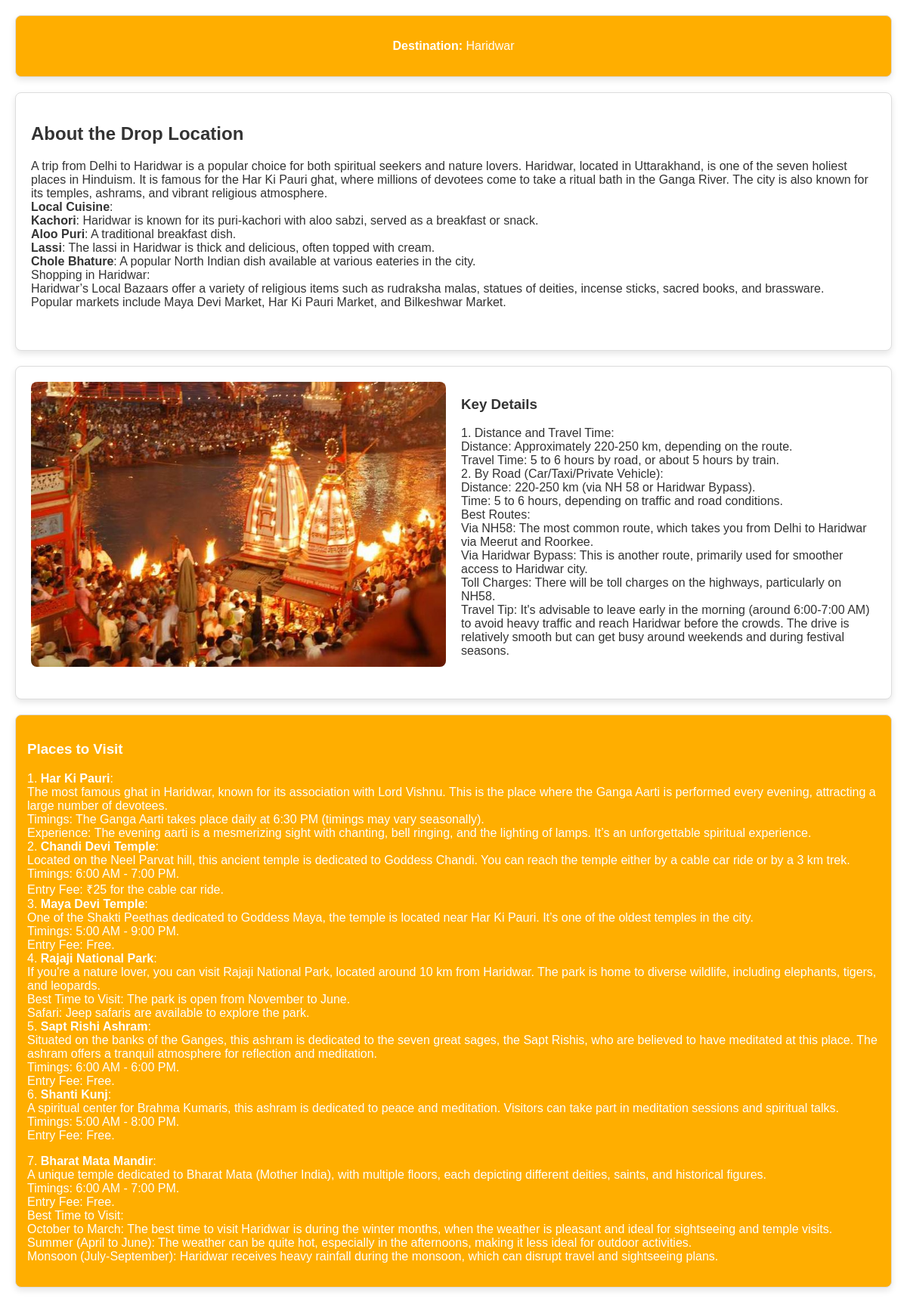
The page /home/popularCity/9 on the database its author committed.
### myapp/models.py (models this page shows, shortened)
class Droplocation(models.Model):
    c=models.ForeignKey(PickupLocation,on_delete=models.CASCADE)
    drop=models.CharField(max_length=100)
    drop_loc_info = RichTextField()
    img = models.ImageField(default=True,null=True)
    place_visit = RichTextField(blank=True,null=True)
    Key_Travel_Details = RichTextField(blank=True,null=True)

### myapp/views.py (the view)
# urls.py: path('home/popularCity/<int:drop_id>', views.popularCity, name="popularCity"),
def popularCity(request,drop_id):
    obj = Droplocation.objects.get(id=drop_id)
    return render(request,"PopularCitites.html",{'obj':obj})

### templates/PopularCitites.html (shortened to what this page needs)
<!DOCTYPE html>
<html lang="en">
<head>
</head>
<body onload="initAutocomplete()">
    <div class="popular-city">
        <section class="location-section">
            <div class="pickup-drop">
                <p><strong>Destination:</strong> {{obj.drop}}</p>
            </div>
        </section>
        <section class="details-section">
            <div class="drop-info">
                <h2>About the Drop Location</h2>
                <p>
                    {{obj.drop_loc_info | safe}}
                </p>
            </div>
        </section>
        <section class="image-details-section">
            <div class="responsive-image">
                <img src="{{obj.img.url}}" alt="Drop Location">
            </div>
            <div class="key-details">
                <h3>Key Details</h3>
                <p>{{obj.Key_Travel_Details | safe}}</p>
            </div>
        </section>
         {% if obj.place_visit %}
        <section class="places-section">
            <h3>Places to Visit</h3>
            <p>
                {{obj.place_visit | safe}}
            </p>
        </section>
        {% endif %}
    </div>
</body>
</html>

### templates/PopularCitites.html (style rules this page uses)
body { font-family: Arial, sans-serif; margin: 0; padding: 0; color: #333; background-color: white; }
.popular-city { max-width: 1200px; margin: 0 auto; padding: 20px; }
section { margin-bottom: 20px; padding: 20px; border: 1px solid #ddd; border-radius: 8px; background-color: white; box-shadow: 0 4px 8px rgba(0, 0, 0, 0.1); }
.location-section { text-align: center; background-color: rgb(255, 174, 0); color: white; padding: 15px; border-radius: 8px; }
.details-section { display: flex; flex-wrap: wrap; gap: 20px; }
.drop-info { flex: 1; min-width: 300px; max-height: 300px; overflow-y: auto; padding-right: 10px; }
.image-details-section { display: flex; flex-wrap: wrap; gap: 20px; }
.responsive-image { flex: 1; min-width: 300px; }
.responsive-image img { width: 100%; border-radius: 8px; }
.key-details { flex: 1; min-width: 300px; }
.places-section { background-color: rgb(255, 174, 0); color: white; padding: 15px; border-radius: 8px; }

### rows shown on the page
Droplocation: drop "Haridwar", drop_loc_info "A trip from Delhi to Haridwar is a popular choice for both spiritual seekers and nature lovers. Haridwar, located in Uttarakhand, is one of the seven holiest places in Hinduism. It is famous for the Har Ki Pauri ghat, where millions of devotees come to take a ritual bath in the Ganga River. The city is also known for its temples, ashrams, and vibrant religious atmosphere. Local Cuisine : Kachori : Haridwar is known for its puri-kachori with aloo sabzi, served as a breakfast or snack. Aloo Puri : A traditional breakfast dish. Lassi : The lassi in Haridwar is thick and delicious, often topped with cream. Chole Bhature : A popular North Indian dish available at various eateries in the city.…", img (picture), Key_Travel_Details "1. Distance and Travel Time: Distance: Approximately 220-250 km, depending on the route. Travel Time: 5 to 6 hours by road, or about 5 hours by train. 2. By Road (Car/Taxi/Private Vehicle): Distance: 220-250 km (via NH 58 or Haridwar Bypass). Time: 5 to 6 hours, depending on traffic and road conditions. Best Routes: Via NH58: The most common route, which takes you from Delhi to Haridwar via Meerut and Roorkee. Via Haridwar Bypass: This is another route, primarily used for smoother access to Haridwar city. Toll Charges: There will be toll charges on the highways, particularly on NH58. Travel Tip: It's advisable to leave early in the morning (around 6:00-7:00 AM) to avoid heavy traffic and…", place_visit "1. Har Ki Pauri : The most famous ghat in Haridwar, known for its association with Lord Vishnu. This is the place where the Ganga Aarti is performed every evening, attracting a large number of devotees. Timings: The Ganga Aarti takes place daily at 6:30 PM (timings may vary seasonally). Experience: The evening aarti is a mesmerizing sight with chanting, bell ringing, and the lighting of lamps. It’s an unforgettable spiritual experience. 2. Chandi Devi Temple : Located on the Neel Parvat hill, this ancient temple is dedicated to Goddess Chandi. You can reach the temple either by a cable car ride or by a 3 km trek. Timings: 6:00 AM - 7:00 PM. Entry Fee: ₹25 for the cable car ride. 3. Maya…"
